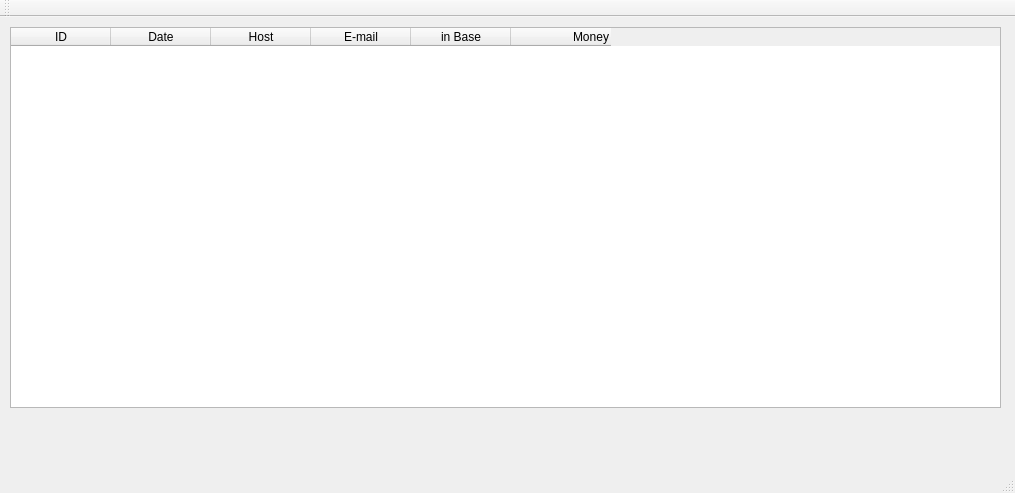
<?xml version="1.0" encoding="UTF-8"?>
<ui version="4.0">
 <class>otrs</class>
 <widget class="QMainWindow" name="otrs">
  <property name="geometry">
   <rect>
    <x>0</x>
    <y>0</y>
    <width>1015</width>
    <height>493</height>
   </rect>
  </property>
  <property name="windowTitle">
   <string>otrs</string>
  </property>
  <widget class="QWidget" name="centralWidget">
   <widget class="QTableWidget" name="tableWidget">
    <property name="geometry">
     <rect>
      <x>10</x>
      <y>10</y>
      <width>991</width>
      <height>381</height>
     </rect>
    </property>
    <column>
     <property name="text">
      <string>ID</string>
     </property>
    </column>
    <column>
     <property name="text">
      <string>Date</string>
     </property>
    </column>
    <column>
     <property name="text">
      <string>Host</string>
     </property>
    </column>
    <column>
     <property name="text">
      <string>E-mail</string>
     </property>
    </column>
    <column>
     <property name="text">
      <string>in Base</string>
     </property>
    </column>
    <column>
     <property name="text">
      <string>Money</string>
     </property>
     <property name="textAlignment">
      <set>AlignRight|AlignVCenter</set>
     </property>
    </column>
   </widget>
  </widget>
  <widget class="QMenuBar" name="menuBar">
   <property name="geometry">
    <rect>
     <x>0</x>
     <y>0</y>
     <width>1015</width>
     <height>27</height>
    </rect>
   </property>
  </widget>
  <widget class="QToolBar" name="mainToolBar">
   <attribute name="toolBarArea">
    <enum>TopToolBarArea</enum>
   </attribute>
   <attribute name="toolBarBreak">
    <bool>false</bool>
   </attribute>
  </widget>
  <widget class="QStatusBar" name="statusBar"/>
 </widget>
 <layoutdefault spacing="6" margin="11"/>
 <resources/>
 <connections/>
</ui>
